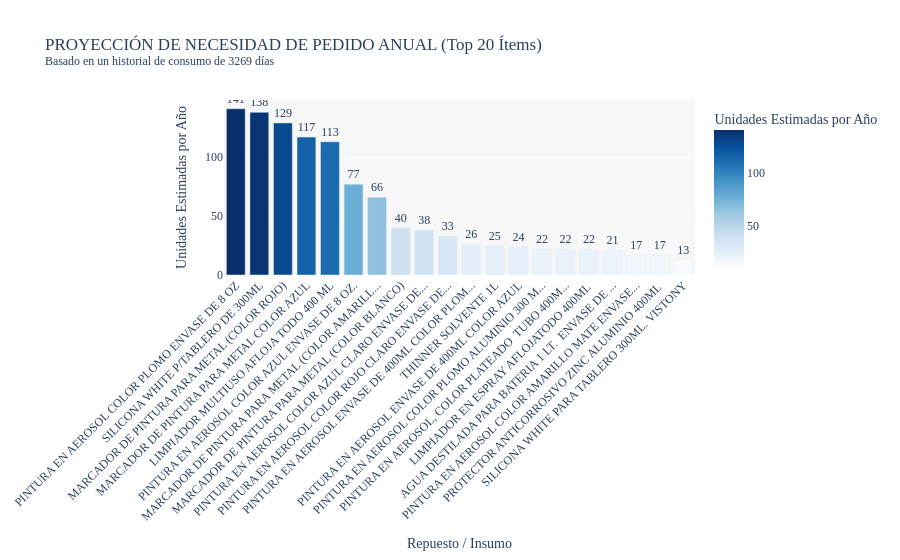

The notebook cell this image was saved under:
### Code cell
import pandas as pd
import plotly.express as px
from sqlalchemy import create_engine

# --- 1. CONFIGURACIÓN DE LA BASE DE DATOS ---
DB_USER = "postgres"
DB_PASS = "postgres"
DB_HOST = "192.168.100.50"
DB_PORT = "5433"
DB_NAME = "ingresos_db"

DATABASE_URL = f"postgresql://{DB_USER}:{DB_PASS}@{DB_HOST}:{DB_PORT}/{DB_NAME}"
engine = create_engine(DATABASE_URL)

def proyeccion_demanda_anual():
    print("Extrayendo historial de consumos (salidas)...")
    
    query = """
        SELECT codigo, item, cantidad, fecha_salida 
        FROM salidas 
        WHERE codigo IS NOT NULL 
          AND fecha_salida IS NOT NULL
          AND codigo LIKE '6-06-%%' 
        AND gerencia = 'GERENCIA DE OPERACION Y MANTENIMIENTO'
    """
    
    try:
        # Cargar datos
        df = pd.read_sql(query, con=engine)
        
        if df.empty:
            print("No hay datos suficientes para analizar.")
            return

        # 1. Limpieza y conversión de tipos
        df['fecha_salida'] = pd.to_datetime(df['fecha_salida'], format='%d/%m/%Y', errors='coerce')
        df = df.dropna(subset=['fecha_salida'])
        df['cantidad'] = pd.to_numeric(df['cantidad'], errors='coerce').fillna(0)

        # 2. Determinar la "Ventana de Observación" (Días del periodo analizado)
        fecha_min = df['fecha_salida'].min()
        fecha_max = df['fecha_salida'].max()
        dias_periodo = (fecha_max - fecha_min).days + 1  # +1 para incluir el día de inicio
        
        print(f"Periodo analizado: {dias_periodo} días (Del {fecha_min.strftime('%d/%m/%Y')} al {fecha_max.strftime('%d/%m/%Y')})")

        # 3. Agrupar por ítem para obtener el consumo total en ese periodo
        consumo = df.groupby(['codigo', 'item']).agg(
            consumo_periodo=('cantidad', 'sum')
        ).reset_index()

        # 4. CÁLCULO DE LA NECESIDAD ANUAL PROYECTADA
        # Fórmula: (Consumo en el periodo / Días del periodo) * 365 días
        consumo['necesidad_anual'] = (consumo['consumo_periodo'] / dias_periodo) * 365
        
        # Redondear a números enteros (no puedes pedir medio repuesto)
        consumo['necesidad_anual'] = consumo['necesidad_anual'].round(0).astype(int)

        # 5. Ordenar para obtener los ítems que requerirán mayor volumen de compra
        consumo = consumo.sort_values(by='necesidad_anual', ascending=False)
        
        consumo.to_excel("proyeccion_demanda_anual_2.xlsx", index=False)
        print("\nArchivo Excel generado: proyeccion_demanda_anual.xlsx")
        
        top_20 = consumo.head(20)

        print("\nCalculando proyección y generando gráfico...")

        # --- 6. GENERAR GRÁFICO CON PLOTLY ---
        # Recortar nombres muy largos para que se vean bien en el gráfico
        top_20['item_corto'] = top_20['item'].apply(lambda x: (x[:45] + '...') if len(x) > 45 else x)

        fig = px.bar(
            top_20, 
            x='item_corto', 
            y='necesidad_anual',
            text='necesidad_anual', # Muestra el número sobre la barra
            color='necesidad_anual', # Da un degradado de color según el volumen
            color_continuous_scale='Blues',
            title=f"PROYECCIÓN DE NECESIDAD DE PEDIDO ANUAL (Top 20 Ítems)<br><sup>Basado en un historial de consumo de {dias_periodo} días</sup>",
            labels={'item_corto': 'Repuesto / Insumo', 'necesidad_anual': 'Unidades Estimadas por Año'}
        )

        fig.update_traces(textposition='outside')
        fig.update_layout(
            font=dict(family="Arial Narrow"),
            xaxis_tickangle=-45, # Inclina los nombres para mejor lectura
            margin=dict(b=150),  # Margen inferior para nombres largos
            plot_bgcolor='rgba(240,240,240,0.5)'
        )

        # Abrir el gráfico en el navegador web
        fig.show()

        print("\n¡Gráfico generado exitosamente en tu navegador!")

    except Exception as e:
        print(f"Ocurrió un error crítico: {e}")

# Ejecutar la función
proyeccion_demanda_anual()

### Figure 1 — Plotly figure (JSON) as saved in the notebook; plotly's stock layout.template omitted (floating-point values rounded to 4 significant figures)
{"data": [{"hovertemplate": "Repuesto / Insumo=%{x}<br>Unidades Estimadas por Año=%{marker.color}<extra></extra>", "legendgroup": "", "marker": {"color": [141, 138, 129, 117, 113, 77, 66, 40, 38, 33, 26, 25, 24, 22, 22, 22, 21, 17, 17, 13], "coloraxis": "coloraxis", "pattern": {"shape": ""}}, "name": "", "orientation": "v", "showlegend": false, "text": [141.0, 138.0, 129.0, 117.0, 113.0, 77.0, 66.0, 40.0, 38.0, 33.0, 26.0, 25.0, 24.0, 22.0, 22.0, 22.0, 21.0, 17.0, 17.0, 13.0], "textposition": "outside", "type": "bar", "x": ["PINTURA EN AEROSOL COLOR PLOMO ENVASE DE 8 OZ", "SILICONA WHITE P/TABLERO DE 300ML", "MARCADOR DE PINTURA PARA METAL (COLOR ROJO)", "MARCADOR DE PINTURA PARA METAL COLOR AZUL", "LIMPIADOR MULTIUSO AFLOJA TODO 400 ML", "PINTURA EN AEROSOL COLOR AZUL ENVASE DE 8 OZ.", "MARCADOR DE PINTURA PARA METAL (COLOR AMARILL...", "MARCADOR DE PINTURA PARA METAL (COLOR BLANCO)", "PINTURA EN AEROSOL COLOR AZUL CLARO ENVASE DE...", "PINTURA EN AEROSOL COLOR ROJO CLARO ENVASE DE...", "PINTURA EN AEROSOL ENVASE DE 400ML COLOR PLOM...", "THINNER SOLVENTE 1L", "PINTURA EN AEROSOL ENVASE DE 400ML COLOR AZUL", "PINTURA EN AEROSOL COLOR PLOMO ALUMINIO 300 M...", "PINTURA EN AEROSOL, COLOR PLATEADO  TUBO 400M...", "LIMPIADOR EN ESPRAY AFLOJATODO 400ML ", "AGUA DESTILADA PARA BATERIA 1 LT.  ENVASE DE ...", "PINTURA EN AEROSOL COLOR AMARILLO MATE ENVASE...", "PROTECTOR ANTICORROSIVO ZINC ALUMINIO 400ML ", "SILICONA WHITE PARA TABLERO 300ML. VISTONY"], "xaxis": "x", "y": [141, 138, 129, 117, 113, 77, 66, 40, 38, 33, 26, 25, 24, 22, 22, 22, 21, 17, 17, 13], "yaxis": "y"}], "layout": {"barmode": "relative", "coloraxis": {"colorbar": {"title": {"text": "Unidades Estimadas por Año"}}, "colorscale": [[0, "rgb(247,251,255)"], [0.125, "rgb(222,235,247)"], [0.25, "rgb(198,219,239)"], [0.375, "rgb(158,202,225)"], [0.5, "rgb(107,174,214)"], [0.625, "rgb(66,146,198)"], [0.75, "rgb(33,113,181)"], [0.875, "rgb(8,81,156)"], [1, "rgb(8,48,107)"]]}, "font": {"family": "Arial Narrow"}, "legend": {"tracegroupgap": 0}, "margin": {"b": 150}, "plot_bgcolor": "rgba(240,240,240,0.5)", "title": {"text": "PROYECCIÓN DE NECESIDAD DE PEDIDO ANUAL (Top 20 Ítems)<br><sup>Basado en un historial de consumo de 3269 días</sup>"}, "xaxis": {"anchor": "y", "domain": [0, 1], "tickangle": -45, "title": {"text": "Repuesto / Insumo"}}, "yaxis": {"anchor": "x", "domain": [0, 1], "title": {"text": "Unidades Estimadas por Año"}}}}
